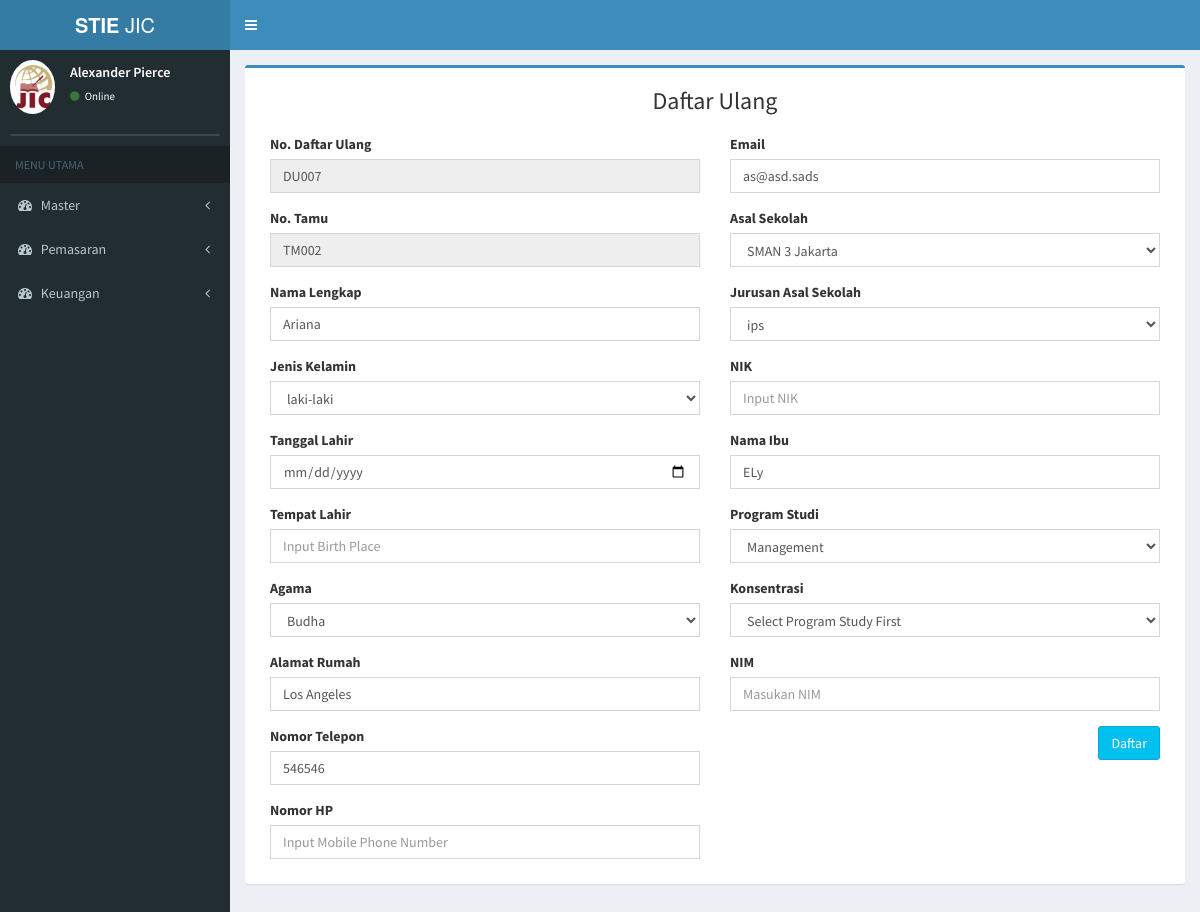
Screenshot of /index.php/daftar_ulang/page_du_sore/TM002 with the database file from the repository.
### tables this page shows
CREATE TABLE `tb_pendaftaran` (
  `id_pendaftaran` varchar(6) NOT NULL,
  `tanggal_pendaftaran` date NOT NULL,
  `nama_pendaftar` varchar(50) NOT NULL,
  `jk_pendaftar` varchar(20) NOT NULL,
  `id_sekolah2` varchar(6) NOT NULL,
  `jurusan` varchar(20) NOT NULL,
  `alamat` varchar(100) NOT NULL,
  `email` varchar(30) NOT NULL,
  `no_telp` varchar(15) NOT NULL,
  `waktu` varchar(10) NOT NULL,
  `status_bayar` varchar(20) NOT NULL,
  `id_prodi2` varchar(6) NOT NULL,
  `sumber` varchar(30) NOT NULL,
  `ibu_kandung` varchar(30) NOT NULL,
  `bukti_transfer` text NOT NULL,
  `agama` varchar(10) NOT NULL,
  `id_du2` varchar(6) NOT NULL
);

CREATE TABLE `tb_sekolah` (
  `id_sekolah` varchar(6) NOT NULL,
  `nama_sekolah` varchar(30) NOT NULL,
  `alamat_sekolah` text NOT NULL,
  `jenis_sekolah` varchar(6) NOT NULL
);

CREATE TABLE `tb_prodi` (
  `id_prodi` varchar(6) NOT NULL,
  `nama_prodi` varchar(20) NOT NULL,
  `ketua_prodi` varchar(50) NOT NULL
);

### application/controllers/daftar_ulang.php (called while the page is built, shortened)
<?php
class daftar_ulang extends CI_Controller {
	public function __construct()
	{
		$this->load->model('daftar_ulang_model');
		$this->load->model('pendaftaran_model');
	}
	public function page_du_sore()
	{
			$id_pendaftaran = $this->uri->segment(3);
			$data['du_pagi'] = $this->daftar_ulang_model->page_du_sore($id_pendaftaran);
			$data['kodeunik2'] = $this->daftar_ulang_model->buat_kode2();
			$data['getProdi'] = $this->daftar_ulang_model->getProdi();
			$data['getPreschool'] = $this->daftar_ulang_model->getPreschool();
			$data['main_view'] = 'Daftar/daftarulang_sore_view';
			$this->load->view('template', $data);
	}
}

### index.php (called while the page is built, shortened)
<?php
require_once BASEPATH.'core/CodeIgniter.php';

### application/models/daftar_ulang_model.php (called while the page is built, shortened)
<?php
class Daftar_ulang_model extends CI_Model {
     public function  buat_kode2()   {
          $this->db->SELECT('RIGHT(tb_du.id_du,3) as kode', FALSE);
          $this->db->order_by('id_du','DESC');
          $this->db->limit(1);
          $query = $this->db->get('tb_du');
          if($query->num_rows() <> 0){
           $data = $query->row();
           $kode = intval($data->kode) + 1;
          }
          else {
           $kode = 1;
          }
          $kodemax = str_pad($kode, 3, "0", STR_PAD_LEFT);
          $kodejadi = "DU".$kodemax;
          return $kodejadi;
    }
    public function page_du_sore($id_pendaftaran){
      return $this->db->join('tb_prodi','tb_prodi.id_prodi=tb_pendaftaran.id_prodi2')
              ->join('tb_sekolah','tb_sekolah.id_sekolah=tb_pendaftaran.id_sekolah2')
              ->where('id_pendaftaran', $id_pendaftaran)
              ->get('tb_pendaftaran')
              ->row();
  }
}

### application/views/Daftar/daftarulang_sore_view.php (the view, shortened to what this page needs)
<div class="row">
  <?php echo form_open('daftar_ulang/save_du_sore'); ?>
  <div class="col-md-12">
  <div class="box box-primary">
    <h3 style="text-align:center">Daftar Ulang</h3>
  <div class="box-body">
    <div class="col-md-6">
                <div class="form-group">
                  <label for="no">No. Daftar Ulang</label>
                  <input type="text" name="id_du" class="form-control" id="id_du" placeholder=""  .input-sm value="<?php echo $kodeunik2; ?>" readonly >
                </div>
                 <div class="form-group">
                  <label for="no">No. Tamu</label>
                  <input type="text" name="id_pendaftaran2" class="form-control" id="id_pendaftaran2" placeholder=""  .input-sm value="<?php echo $du_pagi->id_pendaftaran; ?>" readonly >
                </div>
                <div class="form-group">
                  <label for="email">Nama Lengkap</label>
                  <input type="text" name="nama_du" class="form-control" id="nama_du" placeholder="Input Full Name" value="<?php echo $du_pagi->nama_pendaftar; ?>" required="">
                </div>
                <div class="form-group">
                  <label for="gender">Jenis Kelamin</label>
                  <select id="gender" name="gender" class="form-control" required="">
            <option value="<?php echo $du_pagi->jk_pendaftar; ?>"><?php echo $du_pagi->jk_pendaftar; ?></option>
          </select>
                </div>
                <div class="form-group">
                  <label for="email">Tanggal Lahir</label>
                  <input type="date" name="tgl_lahir_du" class="form-control" id="tgl_lahir_du" required="">
                </div>
                <div class="form-group">
                  <label for="place">Tempat Lahir</label>
                  <input type="text" name="tpt_lahir_du" class="form-control" id="tpt_lahir_du" placeholder="Input Birth Place" required="">
                </div>
                <div class="form-group">
                  <label for="religion">Agama</label>
                <select id="agama_du" name="agama_du" class="form-control" required="">
                  <option value="<?php echo $du_pagi->agama; ?>"><?php echo $du_pagi->agama; ?></option>
                </select>
                </div>
                <div class="form-group">
                  <label for="address">Alamat Rumah</label>
                  <input type="text" name="alamat_du" class="form-control" id="alamat_du" placeholder="Input Home Address" value="<?php echo $du_pagi->alamat; ?>" required="">
                </div>
                <div class="form-group">
                  <label for="phone">Nomor Telepon</label>
                  <input type="number" name="no_telp_du" class="form-control" id="no_telp_du" placeholder="Input Phone Number" value="<?php echo $du_pagi->no_telp; ?>" required="">
                </div>
                <div class="form-group">
                  <label for="phone">Nomor HP</label>
                  <input type="number" name="no_telpm_du" class="form-control" id="no_telpm_du" placeholder="Input Mobile Phone Number" required="">
                </div>
              </div>
              <div class="col-md-6">
                <div class="form-group">
                  <label for="email">Email</label>
                  <input type="email" name="email_du" class="form-control" id="email_du" placeholder="Input Email" value="<?php echo $du_pagi->email; ?>" required="">
                </div>
                <div class="form-group">
                  <label for="preschool">Asal Sekolah</label>
                  <select id="id_sekolah" name="id_sekolah"class="form-control" required="">
                  <option value="<?php echo $du_pagi->id_sekolah2; ?>"><?php echo $du_pagi->nama_sekolah; ?></option>
                </select>
                </div>
                <div class="form-group">
                  <label for="major">Jurusan Asal Sekolah</label>
                <select id="jurusan" name="jurusan" class="form-control" required="">
                  <option value="<?php echo $du_pagi->jurusan; ?>"><?php echo $du_pagi->jurusan; ?></option>
                </select>
                </div>
                <div class="form-group">
                  <label for="nik">NIK</label>
                  <input type="number" name="nik_du" class="form-control" id="nik_du" placeholder="Input NIK" required="">
                </div>
                <div class="form-group">
                  <label for="mother">Nama Ibu</label>
                  <input type="text" name="ibu_kandung_du" class="form-control" id="ibu_kandung_du" placeholder="Input your mother Name" value="<?php echo $du_pagi->ibu_kandung; ?>" required="">
                </div>
                <div class="form-group">
                  <label for="prodi">Program Studi</label>
                  <select id="id_prodi" class="form-control" required="" name="id_prodi" ="" onchange="return get_concentrate(this.value)">
                    <option value="<?php echo $du_pagi->id_prodi2; ?>"><?php echo $du_pagi->nama_prodi; ?></option>
                  </select>
                </div>
                <div class="form-group">
                  <label for="concentrate">Konsentrasi</label>
                  <select id="concentrate" name="concentrate" class="form-control" required="">
                  <option value="">Select Program Study First</option>
                  </select>
                </div>
                 <div class="form-group">
                  <label for="mother">NIM</label>
                  <input type="text" name="nim" class="form-control" id="nim" placeholder="Masukan NIM" value="" required="">
                </div>
                <button type="submit" class="btn btn-info pull-right">Daftar</button>
                  <?php echo form_close();?>
  </div>
        </div></div>

### rows the page displays
tb_pendaftaran: id_pendaftaran2 "TM002", nama_du "Ariana", gender "laki-laki", agama_du "Budha", alamat_du "Los Angeles", no_telp_du "546546", email_du "as@asd.sads", id_sekolah "SMAN 3 Jakarta", jurusan "ips", ibu_kandung_du "ELy", id_prodi "Management"
